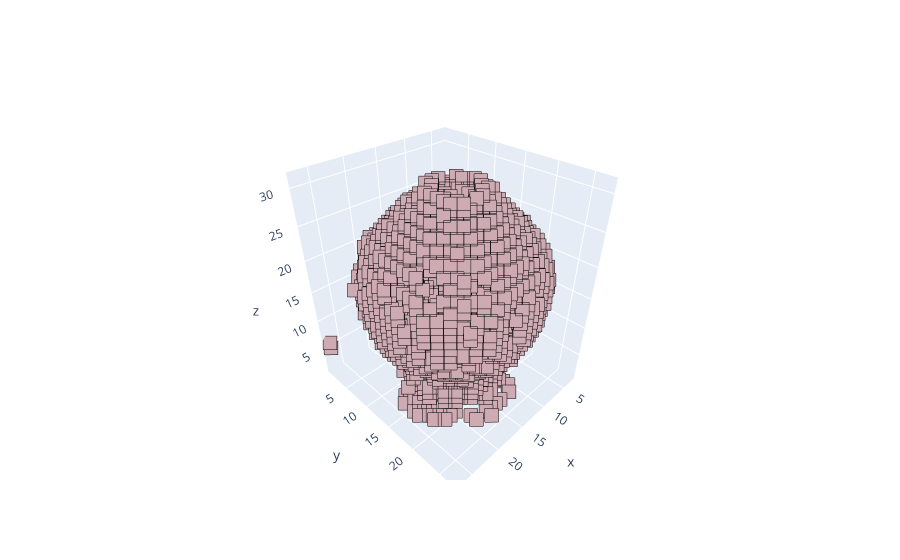

Notebook source saved alongside this figure:
### Code cell
result, _ = generate(G, frag)
result = result.squeeze()
result = result > 0.5
plot(result, './test_visualize_data/output/result.png')

### Figure 1 — Plotly figure (JSON) as saved in the notebook; plotly's stock layout.template omitted (floating-point values rounded to 4 significant figures; data arrays with more than 128 entries replaced by an {"elided": "..."} marker saying what was removed)
{"data": [{"marker": {"color": "#ceabb2", "line": {"color": "black", "width": 2}, "size": 5, "symbol": "square"}, "mode": "markers", "type": "scatter3d", "x": {"elided": "1777 int values"}, "y": {"elided": "1777 int values"}, "z": {"elided": "1777 int values"}}], "layout": {}}
